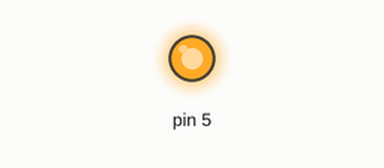
Recording of a sketch running on a simulated Arduino Uno, built with avr-gcc and run on an emulated ATmega328P. Parts: output pins drawn as LEDs (lit = HIGH).

Above: at 0.1 s.
Timing chart, 0 to 1.6 s (numbered marks = the images above):
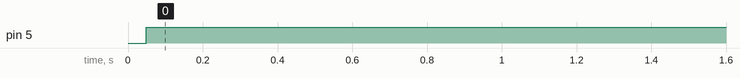

Measured:
- by itself, pin 5: LOW → HIGH at 0.05 s

The sketch:

client.ino
```cpp
int paridade = 0;
int8_t s = 0b11100001;
int8_t um = 0b00000001;
boolean enviado = false;

void setup() {
  // put your setup code here, to run once:
  pinMode(5, OUTPUT);
}

void wait(int n){
  for (int i=0; i < n; i++){
    asm("nop");
  }
}

void loop(){
  if (!enviado){
    digitalWrite(5, LOW);
    wait(1667);
    for(int i = 0; i <= 7; i++) {
      int v = (s & um);
      s = s >> 1;
      if (v == 1){
        digitalWrite(5, HIGH);
        wait(1667);
        paridade += 1;
      } else {
        digitalWrite(5, LOW);
        wait(1667);
      }
    };
    if (paridade % 2 != 0) {
      digitalWrite(5, HIGH);
      wait(1667);
    }else{
      digitalWrite(5, LOW);
      wait(1667);
    }
    digitalWrite(5, HIGH);
    wait(1667);
    enviado = true;
  }
}
```
